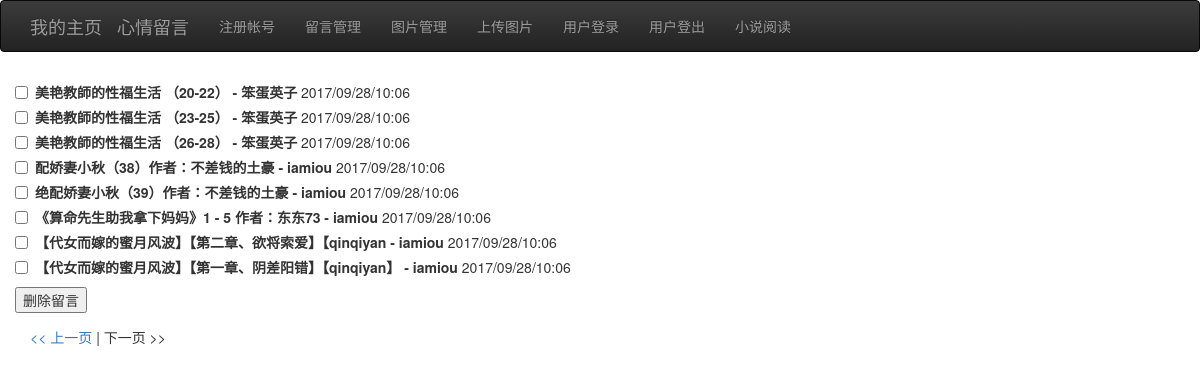
Page /nv/4 (signed in) on the committed database.
### flask_app.py (models this page shows)
class Novel(db.Model):
    id = db.Column(db.Integer, primary_key=True)
    url = db.Column(db.String(4096),unique=True)
    title=db.Column(db.String(4096))
    timestamp = db.Column(db.DateTime)

### flask_app.py (the view, shortened to what this page needs)
@app.route('/nv',methods=["GET", "POST"])
@app.route('/nv/<int:page>',methods=["GET", "POST"])
@login_required
def admin_nv(page=1):
    if request.method == "GET":
        return render_template("admin_nv.html", title='posts admin',comments=Novel.query.order_by(Novel.timestamp.desc()).paginate(page, POSTS_PER_PAGE, False))

### flask_app.py (called while the page is built)
@app.before_request
def before_request():
    pass

@login_manager.user_loader
def load_user(user_id):
    return User.query.get(int(user_id))

### momentjs.py (called while the page is built)
    def dist8(self):
        timenow = (self.timestamp + timedelta(hours=8))
        return timenow.strftime("%Y/%m/%d/%H:%M")

### templates/admin_nv.html
{% extends "base.html" %}
{% block content %}
        <div class="container">
            <div class="row">
                <form action="/nv" method="POST">
                 {% for comment in comments.items %}
                      <div class="checkbox">
                        <label>
                            <input type="checkbox" name="todel" value={{comment.id}}><b>{{comment.title}}</b>
							{{momentjs(comment.timestamp).dist8()}}
                        </label>
                    </div>
                 {% endfor %}
                     <input type="submit" value="删除留言">
                </form>
            </div>
        {% if comments.has_prev %}<a href="{{ url_for('admin_nv', page =comments.prev_num) }}"><< 上一页</a>{% else %}<< 下一页{% endif %} |
        {% if comments.has_next %}<a href="{{ url_for('admin_nv', page = comments.next_num) }}">上一页 >></a>{% else %}下一页 >>{% endif %}
       </div>
{% endblock %}

### rows in the picture
Novel: title "美艳教師的性福生活 （20-22） - 笨蛋英子", timestamp "2017/09/28/10:06"
Novel: title "美艳教師的性福生活 （23-25） - 笨蛋英子", timestamp "2017/09/28/10:06"
Novel: title "美艳教師的性福生活 （26-28） - 笨蛋英子", timestamp "2017/09/28/10:06"
Novel: title "配娇妻小秋（38）作者：不差钱的土豪 - iamiou", timestamp "2017/09/28/10:06"
Novel: title "绝配娇妻小秋（39）作者：不差钱的土豪 - iamiou", timestamp "2017/09/28/10:06"
Novel: title "《算命先生助我拿下妈妈》1 - 5 作者：东东73 - iamiou", timestamp "2017/09/28/10:06"
Novel: title "【代女而嫁的蜜月风波】【第二章、欲将索爱】【qinqiyan - iamiou", timestamp "2017/09/28/10:06"
Novel: title "【代女而嫁的蜜月风波】【第一章、阴差阳错】【qinqiyan】 - iamiou", timestamp "2017/09/28/10:06"
